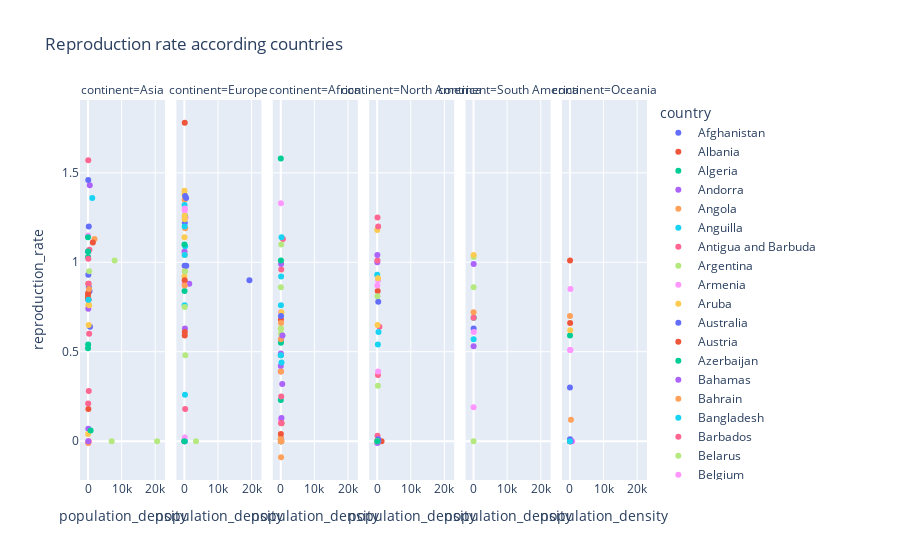

Write notebook code for a chart like this one.
### Code cell
fig=px.scatter(df_new, x= 'population_density',y= 'reproduction_rate',color='country',facet_col='continent',title='Reproduction rate according countries')
fig.show()
